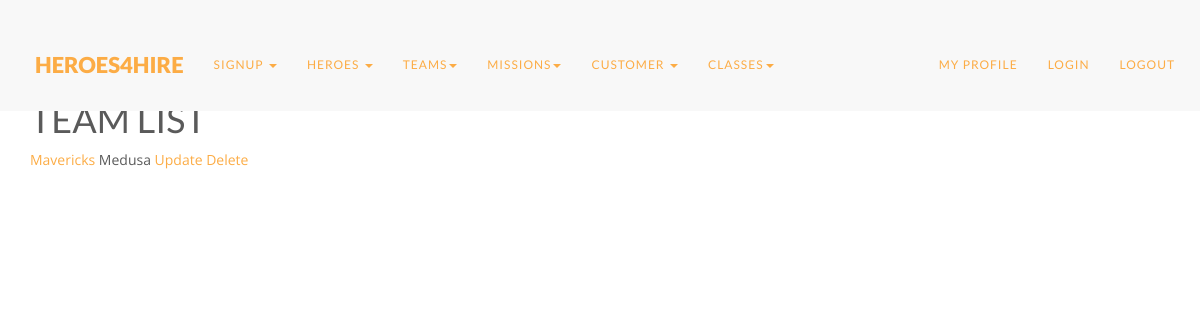
Page /heroes/team_list/ (signed in) on the earlier database version.
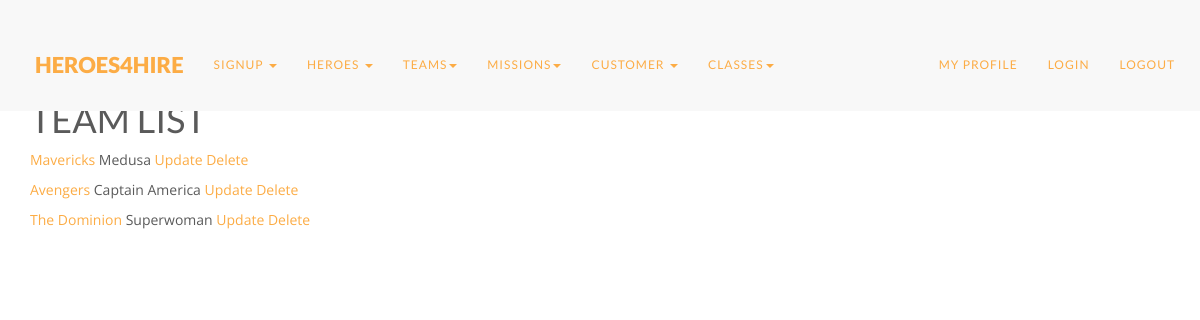
Same page on the later database version.
### heroes/models.py (models this page shows, shortened)
class Team(models.Model):
    name = models.CharField(max_length = 25)
    leader = models.CharField(max_length = 25)
    address = models.TextField(default="Please Add Address")
    description = models.TextField(default="Please Add Description")
    members = models.TextField(default="Please Add Members")

### heroes/views.py (the view)
@login_required
def team_list(request, template='team_list.html'):
    teams = Team.objects.all()
    context = {
        'teams': teams,
    }
    return render_to_response(template, context)

### heroes/templates/team_list.html
{% extends "base.html" %}
{% load staticfiles %}
{% block content %}
<h1> Team List</h1>
<div>
    {% for team in teams %}
    <p>
        <a href="/heroes/team_profile/{{team.id}}/">{{ team.name }}</a>
        {{team.leader}}
        <a href="{% url 'heroes:team_update' team.id %}">Update</a>
        <a href="{% url 'heroes:team_delete' team.id %}">Delete</a>
    </p>
    {% endfor %}
</div>
{% endblock %}

### training/templates/base.html (shortened to what this page needs)
{% load staticfiles %}
<!DOCTYPE html>
<html lang="en">
  <head>
    <link rel="stylesheet" type="text/css"  href="{% static 'css/bootstrap.css' %}">
    <link rel="stylesheet" type="text/css" href="{% static 'fonts/font-awesome/css/font-awesome.css' %}">
    <link href="{% static 'css/owl.carousel.css' %}" rel="stylesheet" media="screen">
    <link href="{% static 'css/owl.theme.css' %}" rel="stylesheet" media="screen">
    <link rel="stylesheet" type="text/css"  href="{% static 'css/style.css' %}">
    <link rel="stylesheet" type="text/css" href="{% static 'css/responsive.css' %}">
  </head>
  <body>
    <nav id="tf-menu" class="navbar navbar-default navbar-fixed-top">
      <div class="container">
        <div class="navbar-header">
          <a class="navbar-brand" href="/">Heroes4Hire</a>
        </div>
        <div class="collapse navbar-collapse" id="bs-example-navbar-collapse-1">
         <ul class="nav navbar-nav navbar-left">
         <li class="dropdown">
              <a href="#" class="dropdown-toggle" data-toggle="dropdown" role="button" aria-haspopup="true" aria-expanded="false">Signup <span class="caret"></span></a>
            </li>
            <li class="dropdown">
              <a href="#" class="dropdown-toggle" data-toggle="dropdown" role="button" aria-haspopup="true" aria-expanded="false">Heroes <span class="caret"></span></a>
            </li>
            <li class="dropdown">
              <a href="#" class="dropdown-toggle" data-toggle="dropdown" role="button" aria-haspopup="true" aria-expanded="false">Teams<span class="caret"></span></a>
            </li>
            <li class="dropdown">
              <a href="#" class="dropdown-toggle" data-toggle="dropdown" role="button" aria-haspopup="true" aria-expanded="false">Missions<span class="caret"></span></a>
            </li>
            <li class="dropdown">
              <a href="#" class="dropdown-toggle" data-toggle="dropdown" role="button" aria-haspopup="true" aria-expanded="false">Customer <span class="caret"></span></a>
            </li>
            <li class="dropdown">
              <a href="#" class="dropdown-toggle" data-toggle="dropdown" role="button" aria-haspopup="true" aria-expanded="false">Classes<span class="caret"></span></a>
            </li>
            </ul>
          <ul class="nav navbar-nav navbar-right">
           <li><a href="{% url 'profile' %}">My Profile</a></li>
              <li><a href="/accounts/login/"> Login</a> </li>
                <li><a href="/accounts/logout/">Logout</a></li>
          </ul>
        </div>
      </div>
    </nav>
    <div class ="container"> {% block content%}  {% endblock %}</div>
  </body>
</html>

### heroes/static/css/style.css (style rules this page uses)
body, html { font-family: 'Lato', sans-serif; text-rendering: optimizeLegibility !important; -webkit-font-smoothing: antialiased !important; color: #5a5a5a; }
.container { padding-top: 20px; }
h1 { text-transform: uppercase; }
p { font-family: 'Open Sans', sans-serif; }
a { color: #FCAC45; }
ul, ol { padding: 0; webkit-padding: 0; moz-padding: 0; }
#tf-menu { padding: 20px; transition: all 0.8s; }
#tf-menu.navbar-default { border-color: rgba(231, 231, 231, 0); }
#tf-menu a.navbar-brand { text-transform: uppercase; font-size: 22px; color: #fcac45; font-weight: 900; }
#tf-menu.navbar-default .navbar-nav > li > a { text-transform: uppercase; color: #fcac45; font-size: 12px; letter-spacing: 1px; }

### training/templates/base.html (style rules this page uses)
body { padding-top:60px; }

Differences in the rows shown:
added Team: name "Avengers", leader "Captain America"
added Team: name "The Dominion", leader "Superwoman"
